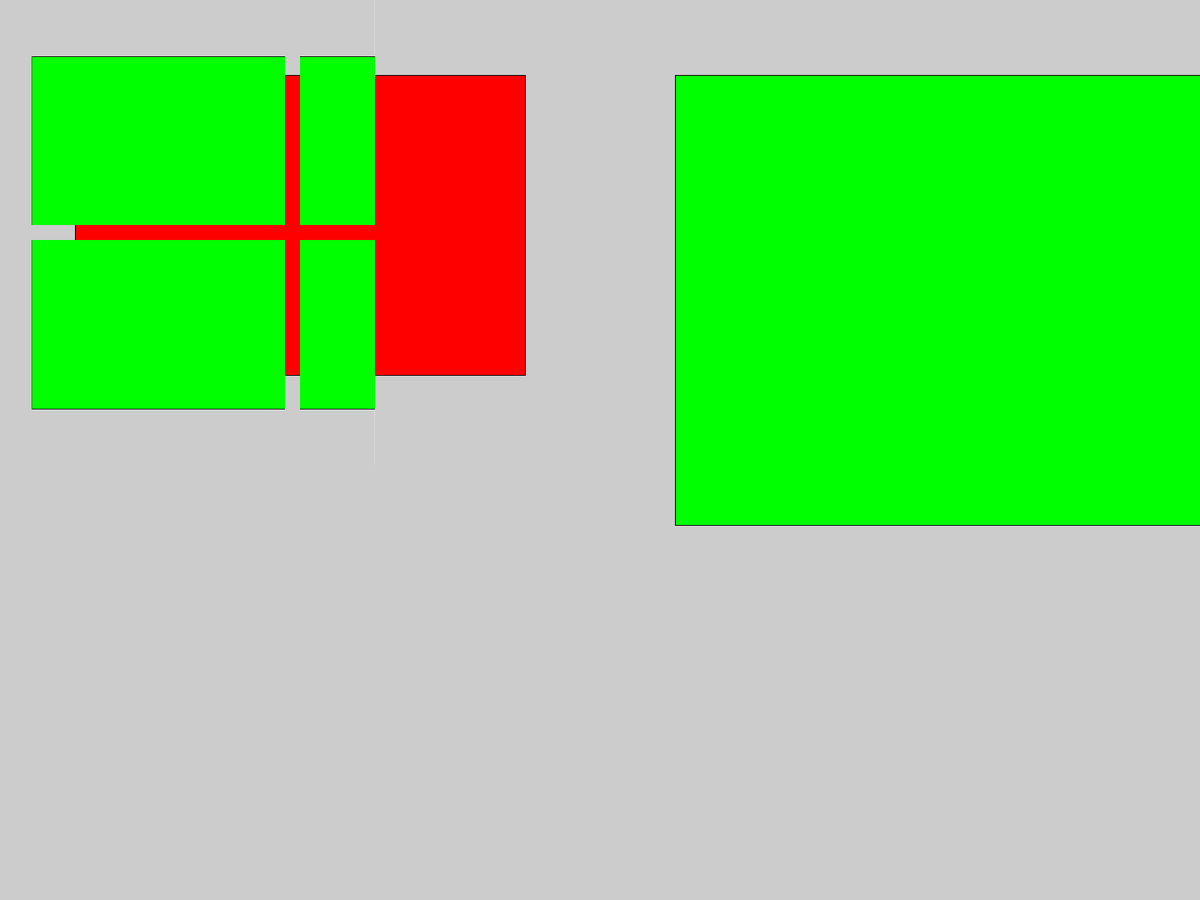
Frame 1 (no input)
Frame 60 (the mouse pressed at the canvas centre just before this capture): identical to frame 1, image omitted
Frame 120 (the mouse held since frame 60 and released just before this capture): identical to frame 1, image omitted

The Processing sketch that drew this single still picture (run headless with seeded random() and noise(); from frame 60 on, the mouse is pressed at the canvas centre):

// Processing sketch: getLaptopScreen
// ── getLaptopScreen.pde
/*Created by Aven on July 8th 
for Go beyond classics: Bring video game into real world
live Demo on grap what is going on from laptop screen
laptop is connecting to sharp projector when the code is running
*/
int mainWidth = 800;
int mainHeight = 600;
int Width = 1280;
int Height = 800;
void setup() {
  fullScreen(SPAN);
  //fullScreen(2);
  fill(255, 0, 0);
  rect(100, 100, 600, 400);
  fill(0, 255, 0);
  rect(900, 100, 1080, 600);
  println(width, height);
  //projection screen: 800*600
  //laptop screen: 1280*800
  //display arrangement Tips:
}


void draw() {
  //---get divided screens from laptop screen and store in PImage
  PImage a = get(mainWidth, 0, Width/2, Height/2); 
  PImage b = get(mainWidth + Width/2, 0, Width/2, Height/2);
  PImage c = get(mainWidth, Height/2, Width/2, Height/2); 
  PImage d = get(mainWidth + Width/2, Height/2, Width/2, Height/2);
  //------get divided screens 
  //draw divided screens(got from laptop in advance) on projector screen
  image(a, -20, 0, mainWidth/2, mainHeight/2);
  image(b, mainWidth/2, 0, mainWidth/2, mainHeight/2);
  image(c, -20, mainHeight/2+20, mainWidth/2, mainHeight/2);
  image(d, mainWidth/2, mainHeight/2+20, mainWidth/2, mainHeight/2);
}
